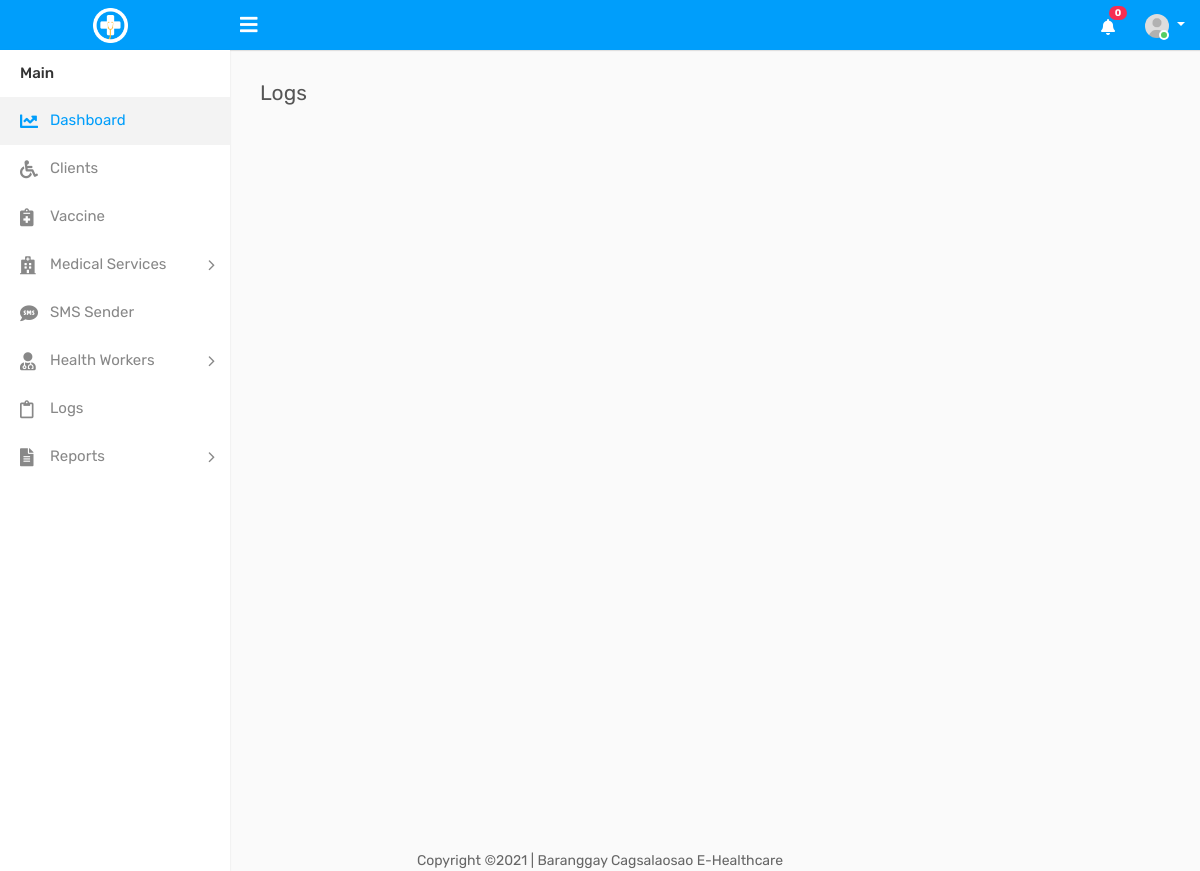
Page /activities.php on the earlier database version.
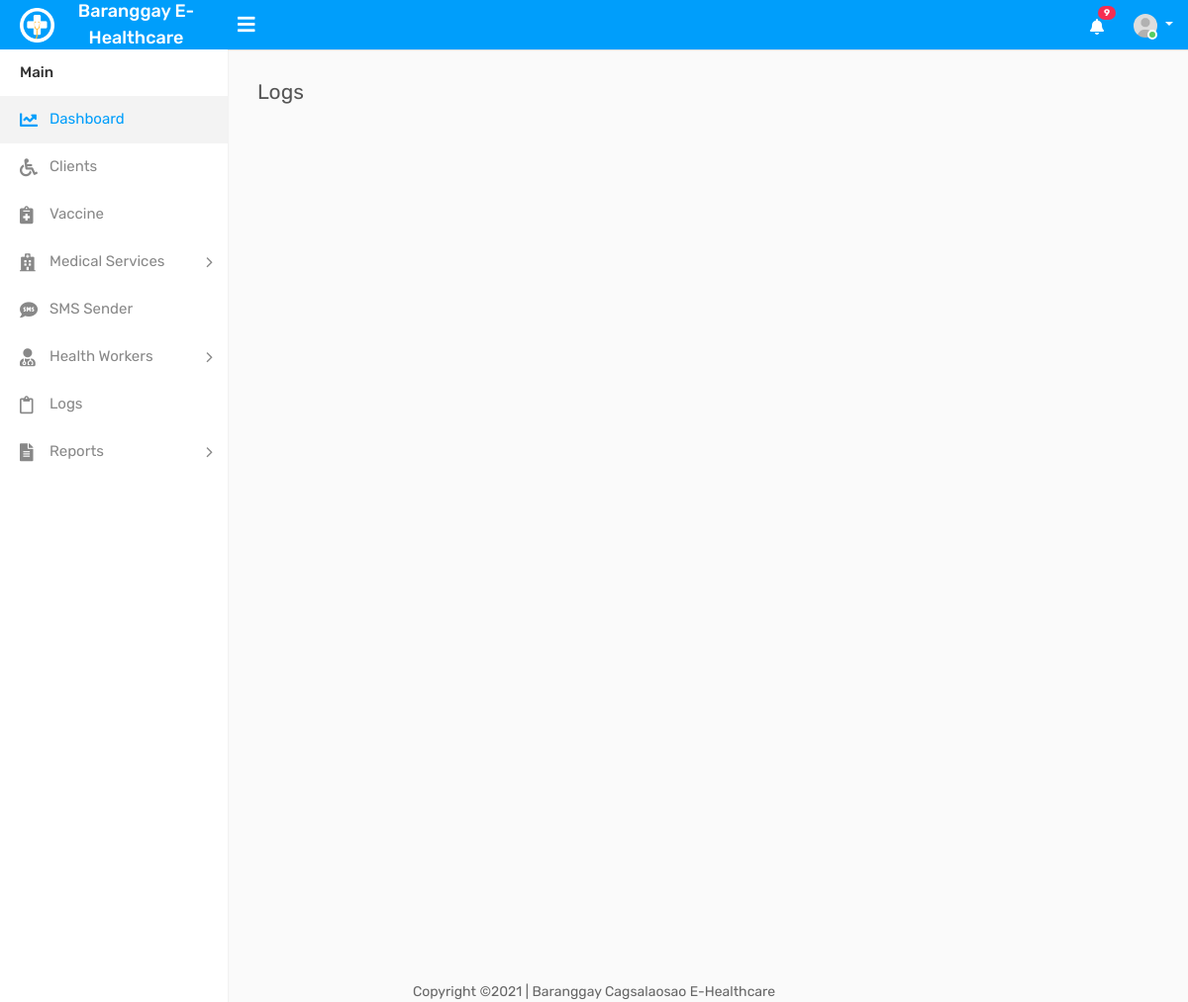
Same page on the later database version.
### tables this page shows
CREATE TABLE IF NOT EXISTS `settings` (
`id` int(11) NOT NULL,
  `name` varchar(55) NOT NULL,
  `contact_person` varchar(55) NOT NULL,
  `address` varchar(255) NOT NULL,
  `postalcode` int(11) NOT NULL,
  `email` varchar(255) NOT NULL,
  `phone` varchar(55) NOT NULL,
  `telephone` varchar(55) NOT NULL
);

### includes/topnav.php (the view, shortened to what this page needs)
 <?php
        include('dbcon.php');
  ?>
        <div class="header">
			<div class="header-left">
				<a href="index.php" class="logo">
					<img src="assets/img/logo.png" width="35" height="35" alt=""> <span>
<?php
                                     $query="select * from settings limit 1 ";
                                        $query_run= mysqli_query($con,$query);
                                         if ($query_run)
                                        {
                                            while ($row=mysqli_fetch_array($query_run))
                                            {
                                                echo $row['name'];
                                            }
                                        }
?>
                    </span>
				</a>
			</div>
			<a id="toggle_btn" href="javascript:void(0);"><i class="fa fa-bars"></i></a>
            <ul class="nav user-menu float-right">
                <li class="nav-item dropdown d-none d-sm-block">
                    <a href="#" class="dropdown-toggle nav-link" data-toggle="dropdown"><i class="fas fa-bell"></i> <span class="badge badge-pill bg-danger float-right">
                        <?php
                                    $rt = mysqli_query($con,"SELECT * FROM log  ");
                                    $num1 = mysqli_num_rows($rt);
                                     echo htmlentities($num1);
                        ?>
                    </span></a>
                </li>
                <li class="nav-item dropdown has-arrow">
                    <a href="#" class="dropdown-toggle nav-link user-link" data-toggle="dropdown">
                        <span class="user-img">
							<img class="rounded-circle" src="assets/img/user.jpg" width="24" alt="Admin">
							<span class="status online"></span>
						</span>
                    </a>
                </li>
            </ul>
        </div>

Differences in the rows shown:
added settings: name "Baranggay E-Healthcare"
Other differences:
$num1: "0" → "9"
